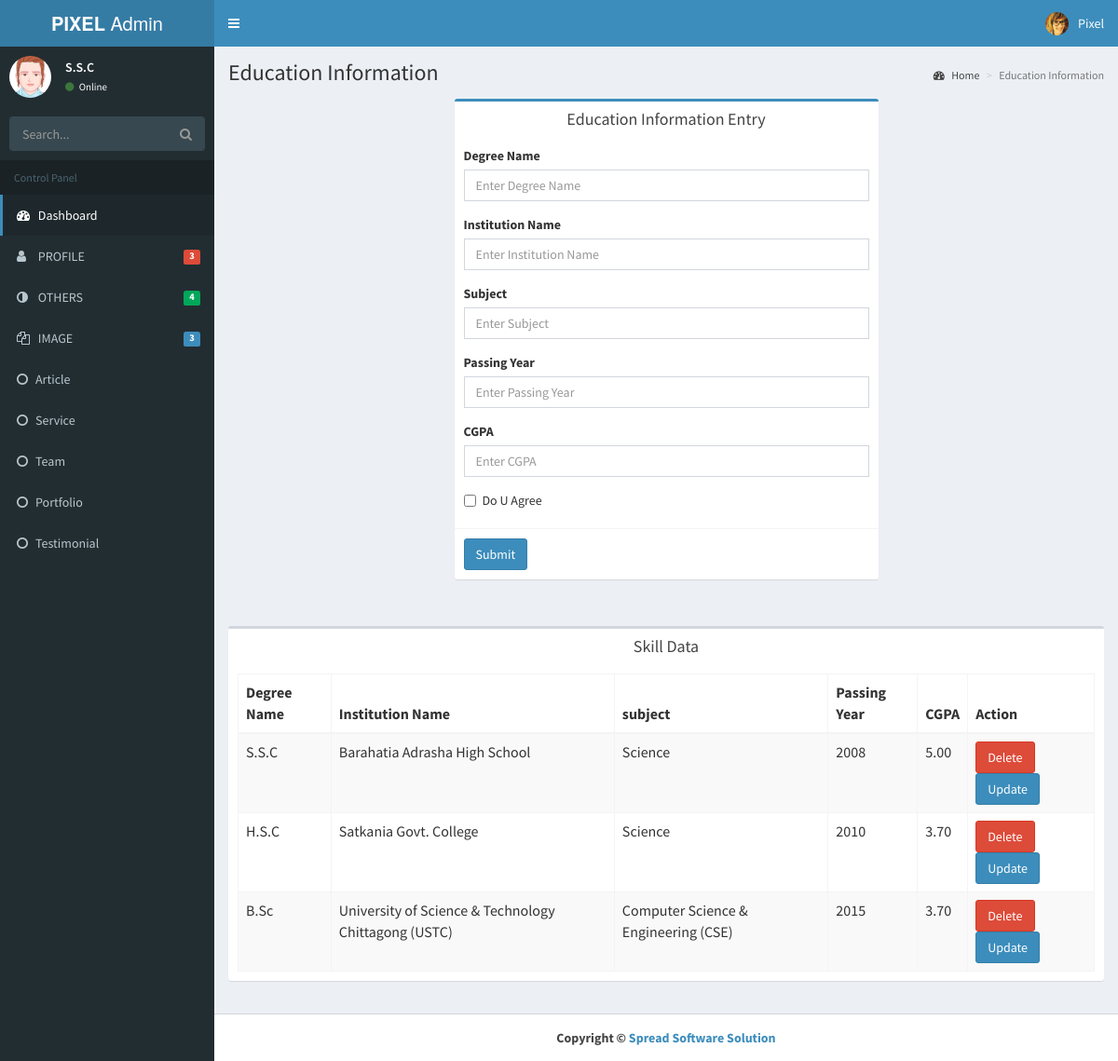
The page /admin/dashboard.php?page=education_content (signed in) on the database its author committed.
### tables this page shows
CREATE TABLE IF NOT EXISTS `education_info` (
`id` int(11) NOT NULL,
  `degreeName` varchar(50) DEFAULT NULL,
  `institutionName` varchar(255) DEFAULT NULL,
  `subject` varchar(50) DEFAULT NULL,
  `passYear` varchar(50) DEFAULT NULL,
  `cgpa` varchar(50) DEFAULT NULL
);

### core/dbe.inc.php (called while the page is built, shortened)
<?php
    function connect() {
        $mysql_host = 'localhost';
        $mysql_user = 'root';
        $mysql_pass = '';
        $mysql_db = 'blogadmin';
        static $connection;
        if(!isset($connection)) {
            $connection = mysqli_connect($mysql_host,$mysql_user,$mysql_pass,$mysql_db);
        }
        return $connection;
    }
    function query($query) {
        $connection = connect();
        $result = mysqli_query($connection,$query);
        return $result;
    }
    function fetchData($query) {
        $rows = array();
        $result = query($query);
        while ($row = mysqli_fetch_assoc($result)) {
            $rows[] = $row;
        }
        return $rows;
    }
?>

### components/adminuser/education_content.php (the view, shortened to what this page needs)
<div class="content-wrapper">
       <section class="content-header">
         <h1>
           Education Information
         </h1>
         <ol class="breadcrumb">
           <li><a href="#"><i class="fa fa-dashboard"></i> Home</a></li>
           <li class="active">Education Information</li>
         </ol>
       </section>
       <section class="content">
         <div class="row">
           <div class="col-md-6 col-md-offset-3">
             <div class="box box-primary">
               <div class="box-header" style="text-align:center">
                 <h3 class="box-title">Education Information Entry</h3>
               </div>
               <form role="form" method="post" name="slide" id = "slide" enctype="multipart/form-data">
                 <div class="box-body">
                   <div class="form-group">
                     <label for="degreeName">Degree Name</label>
                     <input type="text" class="form-control" id="degreeName" name="degreeName" placeholder="Enter Degree Name">
                   </div>
                   <div class="form-group">
                     <label for="institutionName">Institution Name</label>
                     <input type="text" class="form-control" id="institutionName"  name="institutionName" placeholder="Enter Institution Name ">
                   </div>
                   <div class="form-group">
                     <label for="subject">Subject</label>
                     <input type="text" class="form-control" id="subject" name="subject" placeholder="Enter Subject">
                   </div>
                   <div class="form-group">
                     <label for="passYear">Passing Year</label>
                     <input type="text" class="form-control" id="passYear" name="passYear" placeholder="Enter Passing Year">
                   </div>
                   <div class="form-group">
                     <label for="cgpa">CGPA</label>
                     <input type="text" class="form-control" id="cgpa" name="cgpa" placeholder="Enter CGPA">
                   </div>
                   <div class="checkbox">
                     <label>
                       <input type="checkbox"> Do U Agree
                     </label>
                   </div>
                 </div>
                 <div class="box-footer">
                   <button type="submit" class="btn btn-primary" name="upload" id="upload">Submit</button>
                 </div>
               </form>
             </div>
           </div>
         </div>
       </section>
     <section class="content">
         <div class="row">
           <div class="col-xs-12">
       		<div class="box">
               <div class="box-header" style="text-align:center">
                 <h3 class="box-title">Skill Data</h3>
               </div>
               <div class="box-body">
                 <table id="example1" class="table table-bordered table-striped" >
                   <thead>
                     <tr>
                       <th>Degree Name</th>
                       <th>Institution Name</th>
                       <th>subject</th>
                       <th>Passing Year</th>
                       <th>CGPA</th>
                       <th>Action</th>
                     </tr>
                  </thead>
                     <?php
					$query = "select * from education_info";
					$record = fetchData($query);
                       foreach ($record as $education_info) {
                               $id = $education_info['id'];
							echo "<tr>";
								echo "<td>".$education_info['degreeName']."</td>";
								echo "<td>".$education_info['institutionName']."</td>";
								echo "<td>".$education_info['subject']."</td>";
                                   echo "<td>".$education_info['passYear']."</td>";
                                   echo "<td>".$education_info['cgpa']."</td>";
								echo "<td>
							<a href='dashboard.php?page=delete_education_content&id=$id'><button type='submit' class='btn btn-danger'>Delete</button></a>
	  						<a href='dashboard.php?page=update_education_content&id=$id'><button type='submit' class='btn btn-primary'>Update</button></a>
										</td>";
							echo "</tr>";
						}
				 ?>
                  </table>
               </div>
             </div>
           </div>
         </div>
       </section>
     </div>

### rows shown on the page
education_info: degreeName "S.S.C", institutionName "Barahatia Adrasha High School", subject "Science", passYear "2008", cgpa "5.00"
education_info: degreeName "H.S.C", institutionName "Satkania Govt. College", subject "Science", passYear "2010", cgpa "3.70"
education_info: degreeName "B.Sc", institutionName "University of Science & Technology Chittagong (USTC)", subject "Computer Science & Engineering (CSE)", passYear "2015", cgpa "3.70"

### other values the page prints
$_SESSION['userName'] "S.S.C"
